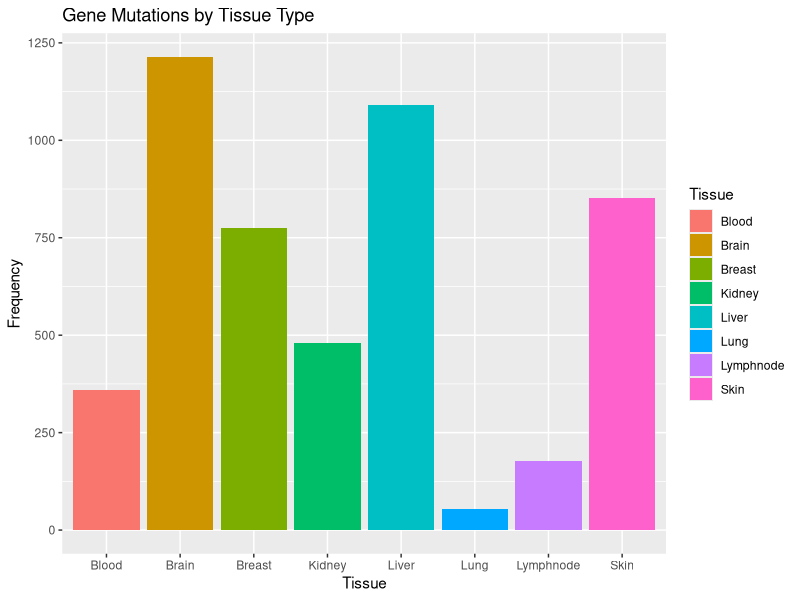
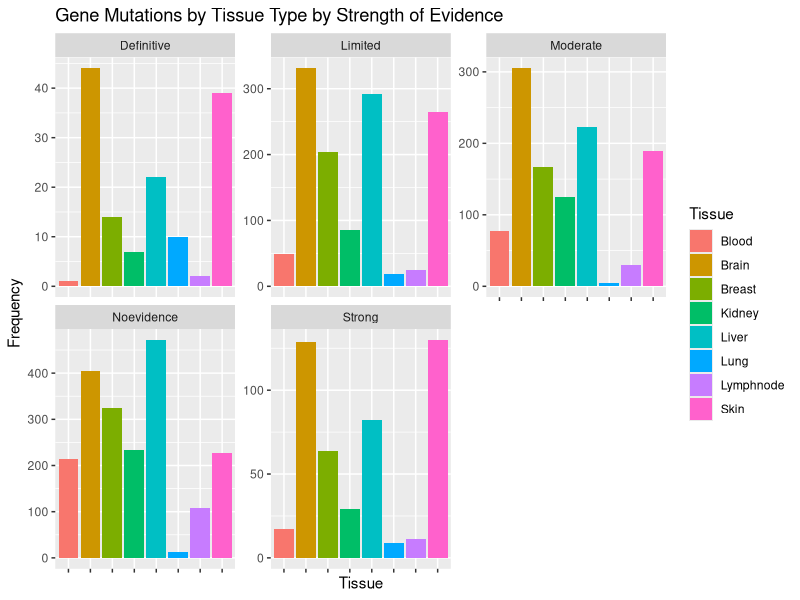

Source code (R) for these figures, in order:
## ---- chunk 1
library(tidyverse)
library(readr)

gene <- read_csv("gene.csv")

glimpse(gene)
summary(gene)

#Plot of the frequency of tissue types

gene %>% 
  ggplot(aes(x = Tissue, fill = Tissue)) + geom_bar() + labs(title = "Gene Mutations by Tissue Type", x = "Tissue", y = "Frequency")

#Comparison of these distributions faceted by evidence type

 gene %>% 
          ggplot(aes(x = Tissue, fill = Tissue)) + 
          geom_bar() + 
          facet_wrap(~GDR, scales = "free_y") +
          theme(axis.text.x=element_blank()) +
          labs(title = "Gene Mutations by Tissue Type by Strength of Evidence", 
               y = "Frequency")

